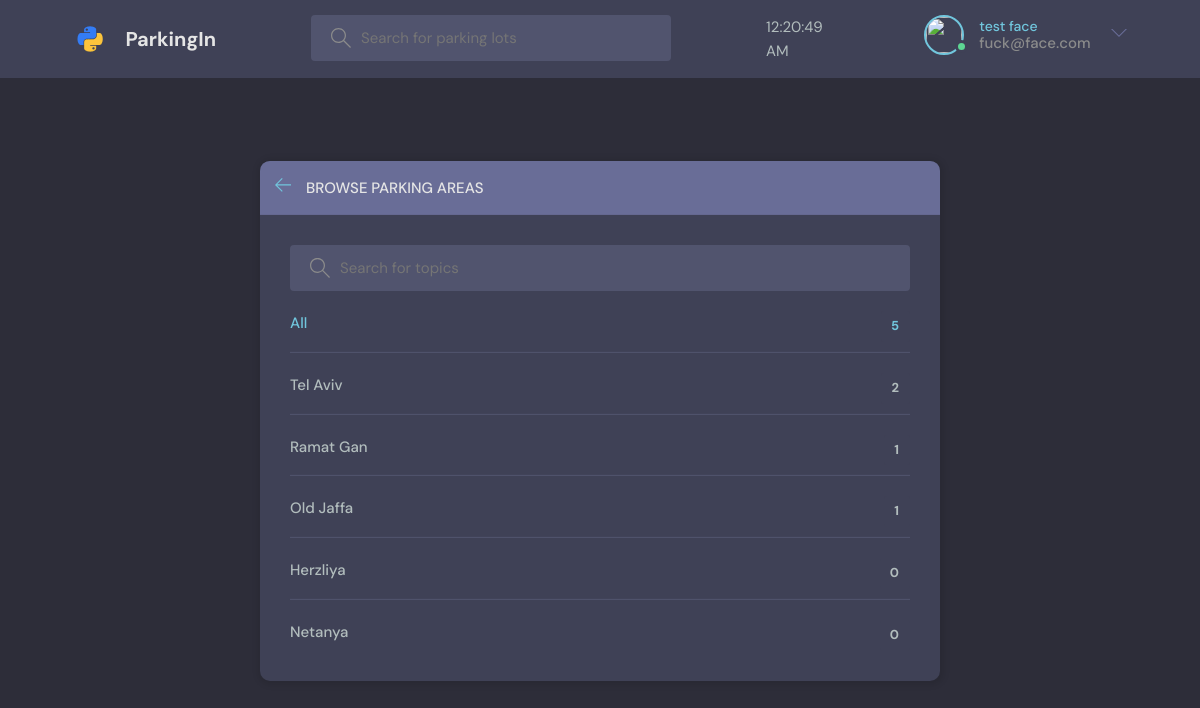
/ParkingIn/parking-areas/ (signed in), run on the app's committed database.
### parking/models.py (models this page shows, shortened)
class User(AbstractUser):
    name = models.CharField(max_length=50, null=True)
    email = models.EmailField(unique=True, null=True)
    car_num = models.CharField(unique=False, null=True, max_length=10)
    avater = models.ImageField(null=True, default="avatar.svg")
    balance = models.FloatField(null=True, default=0)
    USERNAME_FIELD = 'email'
    REQUIRED_FIELDS = []

class LotType(models.Model):
    name = models.CharField(max_length=200)
    price = models.FloatField(null=True)

### parking/views.py (the view)
# urls.py: path('parking-areas/', views.lotTypesPage, name="parking-areas"),
def lotTypesPage(request):
    q = request.GET.get('q') if request.GET.get('q') != None else ''
    lot_types = LotType.objects.filter(name__icontains=q)
    return render(request, 'lots.html', {'lot_types': lot_types})

### parking/templates/lots.html (shortened to what this page needs)
{% extends 'parking_base.html' %} {% block content %}
<main class="create-room layout">
  <div class="container">
    <div class="layout__box">
      <div class="layout__boxHeader">
        <div class="layout__boxTitle">
          <a href="{% url 'parking-home' %}">
            <svg
              version="1.1"
              xmlns="http://www.w3.org/2000/svg"
              width="32"
              height="32"
              viewBox="0 0 32 32"
            >
              <title>arrow-left</title>
              <path
                d="M13.723 2.286l-13.723 13.714 13.719 13.714 1.616-1.611-10.96-10.96h27.625v-2.286h-27.625l10.965-10.965-1.616-1.607z"
              ></path>
            </svg>
          </a>
          <h3>Browse Parking Areas</h3>
        </div>
      </div>
      <div class="topics-page layout__body">
        <form action="" method="GET" class="header__search">
          <label>
            <input name="q" placeholder="Search for topics" />
          </label>
        </form>
        <ul class="topics__list">
          <li>
            <a href="{% url 'parking-areas' %}" class="active"
              >All <span>{{lot_types.count}}</span></a
            >
          </li>
          {% for lot in lot_types %}
          <li>
            <a href="{% url 'parking-home' %}?q={{lot.name}}"
              >{{ lot.name }} <span>{{lot.parkinglot_set.all.count}}</span></a
            >
          </li>
          {% endfor %}
        </ul>
      </div>
    </div>
  </div>
</main>
{% endblock content %}

### templates/parking_navbar.html (shortened to what this page needs)
{% load static %}
<header class="header header--loggedIn">
    <div class="container">
        <a href="{% url 'parking-home' %}" class="header__logo">
            <img src="{% static 'images/logo.svg' %}" />
            <h1>ParkingIn</h1>
        </a>
        <form class="header__search" method="GET" action="{% url 'parking-home' %}">
            <label>
                <input name="q" placeholder="Search for parking lots" />
            </label>
        </form>
        <div class="container" id = "clock" onload="currentTime()"></div>
        <nav class="header__menu">
            {% if request.user.is_authenticated %}
                {% if request.user.is_superuser %}
                <div class="header__user">
                    <a href="{% url 'my-tickets' user.id %}">
                        <div class="avatar avatar--medium active">
                            <img src="{{request.user.avatar.url}}" />
                        </div>
                        <p><span>{{request.user.name}}(Admin)</span>{{request.user.email}}</p>
                    </a>
                    <button class="dropdown-button">
                        <svg version="1.1" xmlns="http://www.w3.org/2000/svg" width="32" height="32" viewBox="0 0 32 32">
                            <title>chevron-down</title>
                            <path d="M16 21l-13-13h-3l16 16 16-16h-3l-13 13z"></path>
                        </svg>
                    </button>
                </div>
                {% else %}
                <div class="header__user">
                    <a href="{% url 'my-tickets' user.id %}">
                        <div class="avatar avatar--medium active">
                            <img src="{{request.user.avatar.url}}" />
                        </div>
                        <p><span>{{request.user.name}}</span>{{request.user.email}}</p>
                    </a>
                    <button class="dropdown-button">
                        <svg version="1.1" xmlns="http://www.w3.org/2000/svg" width="32" height="32" viewBox="0 0 32 32">
                            <title>chevron-down</title>
                            <path d="M16 21l-13-13h-3l16 16 16-16h-3l-13 13z"></path>
                        </svg>
                    </button>
                </div>
                {% endif %}
            {% else %}
            <a href="{% url 'parking-login' %}">
                <img src="{% static 'images/avatar.svg' %}" />
                <p>Login</p>
            </a>
            {% endif %}
        </nav>
    </div>
</header>

### static/styles/style.css (style rules this page uses)
:root { --color-main: #71c6dd; --color-main-light: #e1f6fb; --color-dark: #3f4156; --color-dark-medium: #51546e; --color-dark-light: #696d97; --color-light: #e5e5e5; --color-gray: #8b8b8b; --color-light-gray: #b2bdbd; --color-bg: #2d2d39; --color-success: #5dd693; --color-error: #fc4b0b; }
* { font-family: "DM Sans", -apple-system, BlinkMacSystemFont, "Segoe UI", Roboto, Oxygen, Ubuntu, Cantarell, "Open Sans", "Helvetica Neue", sans-serif; margin: 0; padding: 0; box-sizing: border-box; text-rendering: optimizeLegibility; font-size: inherit; }
html { font-size: 56.25%; }
@media only screen and (min-width: 1200px) { html { font-size: 62.5%; } }
body { line-height: 1.6; font-weight: 400; font-size: 1.5rem; color: var(--color-light-gray); background-color: var(--color-bg); min-height: 100vh; }
img { width: 100%; }
a { display: inline-block; color: var(--color-main); text-decoration: none; }
.container { max-width: 120rem; width: 90%; margin: auto; }
.avatar { position: relative; display: inline-block; border-radius: 50%; border: 2px solid var(--color-main); }
.avatar img { display: block; border-radius: 50%; object-fit: cover; object-position: center; }
.avatar::after { content: ""; display: block; position: absolute; background-color: var(--color-gray); z-index: 111; border-radius: 50%; border: 0.3rem solid var(--color-dark); }
.avatar.active::after { background-color: var(--color-success); }
.avatar.avatar--medium img { width: 3.6rem; height: 3.6rem; border-radius: 50%; }
.avatar.avatar--medium:after { width: 0.7rem; height: 0.7rem; bottom: 0px; right: -6px; }
.header { padding: 1.5rem; background-color: var(--color-dark); }
.header > .container { display: flex; gap: 9.5rem; }
.header__logo, .header__user { display: flex; gap: 2rem; align-items: center; }
.header__logo > img { height: 3.2rem; width: 3.2rem; }
.header__logo > h1 { font-weight: 700; font-size: 2rem; color: var(--color-light); }
.header__search > label { background-color: var(--color-dark-medium); padding: 1.3rem 1rem; display: flex; align-items: center; gap: 1rem; border-radius: 4px; }
.header__search svg { fill: var(--color-gray); width: 2rem; height: 2rem; margin-left: 1rem; }
.header__search input { width: 30rem; background: transparent; border: none; outline: none; color: var(--color-light); }
.header__menu { margin-left: auto; position: relative; }
.header__menu a { display: flex; gap: 1.5rem; align-items: center; font-weight: 500; text-decoration: none; color: var(--color-gray); }
.header__menu img { height: 3.6rem; }
.header__menu p { line-height: 1.2; }
.header__menu span { color: var(--color-main); font-weight: 500; font-size: 1.4rem; display: block; }
.header__menu svg { width: 1.6rem; height: 1.6rem; fill: var(--color-dark-light); }
.dropdown-button { background: transparent; border: 0; outline: 0; cursor: pointer; }
.layout { margin-top: 2.4rem; }
.layout > .container { display: flex; justify-content: space-between; align-items: flex-start; }
.layout__box { width: 90%; max-width: 48rem; min-height: 40rem; position: absolute; top: 50%; left: 50%; transform: translate(-50%, -46%); background-color: var(--color-dark); border-radius: 1rem; box-shadow: 1px 1px 6px 3px rgba(0, 0, 0, 0.1); overflow: hidden; }
.layout__boxHeader { display: flex; padding: 1.5rem; background-color: var(--color-dark-light); }
.layout__boxTitle { display: flex; gap: 1.5rem; align-items: center; }
.layout__boxTitle h3 { text-transform: uppercase; font-weight: 500; color: var(--color-light); }
.layout__boxTitle svg { width: 1.6rem; height: 1.6rem; fill: var(--color-main); }
.layout__body { margin: 3rem; }
.topics__list { list-style: none; }
.topics__list li a { display: flex; justify-content: space-between; margin-bottom: 3rem; font-weight: 500; color: var(--color-light-gray); transition: all 0.3s ease-in-out; }
.topics__list li a.active, .topics__list li a:hover { color: var(--color-main); }
.topics__list li a span { padding: 0.5rem 1rem; background-color: var(--color-dark); border-radius: 3px; font-size: 1.3rem; font-weight: 700; letter-spacing: 1px; }
.topics-page .topics__list li:not(:last-child) a { margin: 2rem 0; padding-bottom: 1rem; text-decoration: none; border-bottom: 1px solid var(--color-dark-medium); }
.topics-page .header__search { display: block; }
.create-room.layout .layout__box { max-width: 68rem; }

### data on the page
User: user.name "test face", user.email "fuck@face.com"
LotType: name "Tel Aviv", parkinglot_set.all.count "2"
LotType: name "Ramat Gan", parkinglot_set.all.count "1"
LotType: name "Old Jaffa", parkinglot_set.all.count "1"
LotType: name "Herzliya", parkinglot_set.all.count "0"
LotType: name "Netanya", parkinglot_set.all.count "0"

### other printed values
{{ lot_types.count }} "5"
